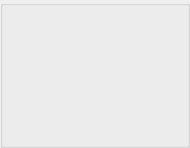
       <widget class="QGroupBox" name="groupBox3">
        <property name="minimumSize">
         <size>
          <width>184</width>
          <height>148</height>
         </size>
        </property>
        <property name="maximumSize">
         <size>
          <width>190</width>
          <height>142</height>
         </size>
        </property>
        <property name="title">
         <string/>
        </property>
        <widget class="MyAvatarLabel" name="label_Avatar3">
         <property name="geometry">
          <rect>
           <x>13</x>
           <y>13</y>
           <width>30</width>
           <height>30</height>
          </rect>
         </property>
         <property name="minimumSize">
          <size>
           <width>30</width>
           <height>30</height>
          </size>
         </property>
         <property name="maximumSize">
          <size>
           <width>30</width>
           <height>30</height>
          </size>
         </property>
         <property name="scaledContents">
          <bool>true</bool>
         </property>
        </widget>
        <widget class="MyNameLabel" name="label_PlayerName3">
         <property name="geometry">
          <rect>
           <x>70</x>
           <y>11</y>
           <width>104</width>
           <height>14</height>
          </rect>
         </property>
         <property name="minimumSize">
          <size>
           <width>0</width>
           <height>14</height>
          </size>
         </property>
         <property name="maximumSize">
          <size>
           <width>16777215</width>
           <height>14</height>
          </size>
         </property>
         <property name="alignment">
          <set>Qt::AlignLeading|Qt::AlignLeft|Qt::AlignTop</set>
         </property>
         <property name="openExternalLinks">
          <bool>true</bool>
         </property>
        </widget>
        <widget class="MySetLabel" name="textLabel_Set3">
         <property name="geometry">
          <rect>
           <x>70</x>
           <y>119</y>
           <width>104</width>
           <height>14</height>
          </rect>
         </property>
         <property name="minimumSize">
          <size>
           <width>0</width>
           <height>14</height>
          </size>
         </property>
         <property name="maximumSize">
          <size>
           <width>16777215</width>
           <height>14</height>
          </size>
         </property>
         <property name="alignment">
          <set>Qt::AlignBottom|Qt::AlignHCenter</set>
         </property>
        </widget>
        <widget class="MyCashLabel" name="textLabel_Cash3">
         <property name="geometry">
          <rect>
           <x>70</x>
           <y>25</y>
           <width>104</width>
           <height>14</height>
          </rect>
         </property>
         <property name="minimumSize">
          <size>
           <width>35</width>
           <height>14</height>
          </size>
         </property>
         <property name="maximumSize">
          <size>
           <width>16777215</width>
           <height>14</height>
          </size>
         </property>
        </widget>
        <widget class="QLabel" name="textLabel_Button3">
         <property name="geometry">
          <rect>
           <x>18</x>
           <y>88</y>
           <width>40</width>
           <height>42</height>
          </rect>
         </property>
         <property name="minimumSize">
          <size>
           <width>40</width>
           <height>42</height>
          </size>
         </property>
         <property name="maximumSize">
          <size>
           <width>40</width>
           <height>42</height>
          </size>
         </property>
         <property name="text">
          <string/>
         </property>
         <property name="scaledContents">
          <bool>true</bool>
         </property>
        </widget>
        <widget class="MyCardsPixmapLabel" name="pixmapLabel_card3a">
         <property name="geometry">
          <rect>
           <x>86</x>
           <y>39</y>
           <width>48</width>
           <height>76</height>
          </rect>
         </property>
         <property name="scaledContents">
          <bool>true</bool>
         </property>
        </widget>
        <widget class="MyCardsPixmapLabel" name="pixmapLabel_card3b">
         <property name="geometry">
          <rect>
           <x>110</x>
           <y>39</y>
           <width>48</width>
           <height>76</height>
          </rect>
         </property>
         <property name="scaledContents">
          <bool>true</bool>
         </property>
        </widget>
        <widget class="MyStatusLabel" name="textLabel_Status3">
         <property name="geometry">
          <rect>
           <x>67</x>
           <y>56</y>
           <width>111</width>
           <height>40</height>
          </rect>
         </property>
         <property name="minimumSize">
          <size>
           <width>0</width>
           <height>20</height>
          </size>
         </property>
         <property name="text">
          <string/>
         </property>
         <property name="alignment">
          <set>Qt::AlignCenter</set>
         </property>
        </widget>
        <widget class="QLabel" name="label_playerTip3">
         <property name="geometry">
          <rect>
           <x>10</x>
           <y>0</y>
           <width>181</width>
           <height>141</height>
          </rect>
         </property>
         <property name="sizePolicy">
          <sizepolicy hsizetype="Expanding" vsizetype="Expanding">
           <horstretch>0</horstretch>
           <verstretch>0</verstretch>
          </sizepolicy>
         </property>
         <property name="minimumSize">
          <size>
           <width>181</width>
           <height>141</height>
          </size>
         </property>
         <property name="text">
          <string notr="true"/>
         </property>
        </widget>
       </widget>
